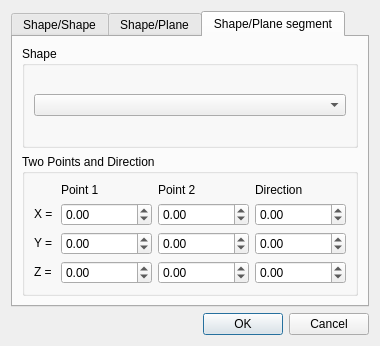
<?xml version="1.0" encoding="UTF-8"?>
<ui version="4.0">
 <class>TIGLCreatorShapeIntersectionDialog</class>
 <widget class="QDialog" name="TIGLCreatorShapeIntersectionDialog">
  <property name="geometry">
   <rect>
    <x>0</x>
    <y>0</y>
    <width>380</width>
    <height>346</height>
   </rect>
  </property>
  <property name="windowTitle">
   <string>Define intersection</string>
  </property>
  <layout class="QGridLayout" name="gridLayout_2">
   <item row="0" column="0">
    <widget class="QTabWidget" name="TabView">
     <property name="sizePolicy">
      <sizepolicy hsizetype="Preferred" vsizetype="Preferred">
       <horstretch>0</horstretch>
       <verstretch>0</verstretch>
      </sizepolicy>
     </property>
     <property name="currentIndex">
      <number>2</number>
     </property>
     <widget class="QWidget" name="tabSS">
      <attribute name="title">
       <string>Shape/Shape</string>
      </attribute>
      <layout class="QVBoxLayout" name="verticalLayout_4">
       <item>
        <widget class="QGroupBox" name="groupBox_3">
         <property name="title">
          <string>Shape1</string>
         </property>
         <layout class="QVBoxLayout" name="verticalLayout_5">
          <item>
           <widget class="QComboBox" name="shape1Combo"/>
          </item>
         </layout>
        </widget>
       </item>
       <item>
        <widget class="QGroupBox" name="groupBox_4">
         <property name="title">
          <string>Shape2</string>
         </property>
         <layout class="QVBoxLayout" name="verticalLayout_6">
          <item>
           <widget class="QComboBox" name="shape2Combo"/>
          </item>
         </layout>
        </widget>
       </item>
       <item>
        <spacer name="verticalSpacer">
         <property name="orientation">
          <enum>Qt::Vertical</enum>
         </property>
         <property name="sizeHint" stdset="0">
          <size>
           <width>20</width>
           <height>40</height>
          </size>
         </property>
        </spacer>
       </item>
      </layout>
     </widget>
     <widget class="QWidget" name="tabSP">
      <attribute name="title">
       <string>Shape/Plane</string>
      </attribute>
      <layout class="QVBoxLayout" name="verticalLayout_3">
       <item>
        <widget class="QGroupBox" name="groupBox_2">
         <property name="title">
          <string>Shape</string>
         </property>
         <layout class="QVBoxLayout" name="verticalLayout_2">
          <item>
           <widget class="QComboBox" name="shapeCombo"/>
          </item>
         </layout>
        </widget>
       </item>
       <item>
        <widget class="QGroupBox" name="groupBox">
         <property name="title">
          <string>Plane</string>
         </property>
         <layout class="QGridLayout" name="gridLayout">
          <item row="0" column="1">
           <widget class="QLabel" name="label_7">
            <property name="text">
             <string>Point</string>
            </property>
            <property name="alignment">
             <set>Qt::AlignCenter</set>
            </property>
           </widget>
          </item>
          <item row="0" column="2">
           <widget class="QLabel" name="label_8">
            <property name="text">
             <string>Normal</string>
            </property>
            <property name="alignment">
             <set>Qt::AlignCenter</set>
            </property>
           </widget>
          </item>
          <item row="1" column="0">
           <widget class="QLabel" name="label_4">
            <property name="sizePolicy">
             <sizepolicy hsizetype="Maximum" vsizetype="Maximum">
              <horstretch>0</horstretch>
              <verstretch>0</verstretch>
             </sizepolicy>
            </property>
            <property name="text">
             <string>X=</string>
            </property>
           </widget>
          </item>
          <item row="1" column="1">
           <widget class="QDoubleSpinBox" name="pxSB">
            <property name="minimum">
             <double>-99.000000000000000</double>
            </property>
           </widget>
          </item>
          <item row="1" column="2">
           <widget class="QDoubleSpinBox" name="nxSB">
            <property name="minimum">
             <double>-99.000000000000000</double>
            </property>
           </widget>
          </item>
          <item row="2" column="0">
           <widget class="QLabel" name="label_5">
            <property name="text">
             <string>Y=</string>
            </property>
           </widget>
          </item>
          <item row="2" column="1">
           <widget class="QDoubleSpinBox" name="pySB">
            <property name="minimum">
             <double>-99.000000000000000</double>
            </property>
           </widget>
          </item>
          <item row="2" column="2">
           <widget class="QDoubleSpinBox" name="nySB">
            <property name="minimum">
             <double>-99.000000000000000</double>
            </property>
           </widget>
          </item>
          <item row="3" column="0">
           <widget class="QLabel" name="label_6">
            <property name="text">
             <string>Z=</string>
            </property>
           </widget>
          </item>
          <item row="3" column="1">
           <widget class="QDoubleSpinBox" name="pzSB">
            <property name="minimum">
             <double>-99.000000000000000</double>
            </property>
           </widget>
          </item>
          <item row="3" column="2">
           <widget class="QDoubleSpinBox" name="nzSB">
            <property name="minimum">
             <double>-99.000000000000000</double>
            </property>
           </widget>
          </item>
         </layout>
        </widget>
       </item>
      </layout>
     </widget>
     <widget class="QWidget" name="tabSPS">
      <attribute name="title">
       <string>Shape/Plane segment</string>
      </attribute>
      <layout class="QVBoxLayout" name="verticalLayout_7">
       <item>
        <widget class="QGroupBox" name="groupBox_5">
         <property name="title">
          <string>Shape</string>
         </property>
         <layout class="QVBoxLayout" name="verticalLayout_8">
          <item>
           <widget class="QComboBox" name="shapeComboS"/>
          </item>
         </layout>
        </widget>
       </item>
       <item>
        <widget class="QGroupBox" name="groupBox_6">
         <property name="title">
          <string>Two Points and Direction</string>
         </property>
         <layout class="QGridLayout" name="gridLayout_3">
          <item row="0" column="4">
           <widget class="QLabel" name="label_3">
            <property name="text">
             <string>Direction</string>
            </property>
           </widget>
          </item>
          <item row="0" column="3">
           <widget class="QLabel" name="label">
            <property name="text">
             <string>Point 2</string>
            </property>
           </widget>
          </item>
          <item row="0" column="1">
           <widget class="QLabel" name="label_2">
            <property name="text">
             <string>Point 1</string>
            </property>
           </widget>
          </item>
          <item row="1" column="3">
           <widget class="QDoubleSpinBox" name="p2xSB">
            <property name="minimum">
             <double>-99.989999999999995</double>
            </property>
           </widget>
          </item>
          <item row="1" column="1">
           <widget class="QDoubleSpinBox" name="p1xSB">
            <property name="minimum">
             <double>-99.989999999999995</double>
            </property>
           </widget>
          </item>
          <item row="1" column="4">
           <widget class="QDoubleSpinBox" name="wxSB">
            <property name="minimum">
             <double>-99.989999999999995</double>
            </property>
           </widget>
          </item>
          <item row="2" column="1">
           <widget class="QDoubleSpinBox" name="p1ySB">
            <property name="minimum">
             <double>-99.989999999999995</double>
            </property>
           </widget>
          </item>
          <item row="2" column="3">
           <widget class="QDoubleSpinBox" name="p2ySB">
            <property name="minimum">
             <double>-99.989999999999995</double>
            </property>
           </widget>
          </item>
          <item row="2" column="0">
           <widget class="QLabel" name="label_10">
            <property name="sizePolicy">
             <sizepolicy hsizetype="Maximum" vsizetype="Maximum">
              <horstretch>0</horstretch>
              <verstretch>0</verstretch>
             </sizepolicy>
            </property>
            <property name="text">
             <string>Y =</string>
            </property>
           </widget>
          </item>
          <item row="2" column="4">
           <widget class="QDoubleSpinBox" name="wySB">
            <property name="minimum">
             <double>-99.989999999999995</double>
            </property>
           </widget>
          </item>
          <item row="1" column="0">
           <widget class="QLabel" name="label_9">
            <property name="sizePolicy">
             <sizepolicy hsizetype="Maximum" vsizetype="Maximum">
              <horstretch>0</horstretch>
              <verstretch>0</verstretch>
             </sizepolicy>
            </property>
            <property name="text">
             <string>X =</string>
            </property>
           </widget>
          </item>
          <item row="3" column="1">
           <widget class="QDoubleSpinBox" name="p1zSB">
            <property name="minimum">
             <double>-99.989999999999995</double>
            </property>
           </widget>
          </item>
          <item row="3" column="3">
           <widget class="QDoubleSpinBox" name="p2zSB">
            <property name="minimum">
             <double>-99.989999999999995</double>
            </property>
           </widget>
          </item>
          <item row="3" column="4">
           <widget class="QDoubleSpinBox" name="wzSB">
            <property name="minimum">
             <double>-99.989999999999995</double>
            </property>
           </widget>
          </item>
          <item row="3" column="0">
           <widget class="QLabel" name="label_11">
            <property name="sizePolicy">
             <sizepolicy hsizetype="Maximum" vsizetype="Maximum">
              <horstretch>0</horstretch>
              <verstretch>0</verstretch>
             </sizepolicy>
            </property>
            <property name="text">
             <string>Z = </string>
            </property>
           </widget>
          </item>
         </layout>
        </widget>
       </item>
      </layout>
     </widget>
    </widget>
   </item>
   <item row="1" column="0">
    <widget class="QDialogButtonBox" name="buttonBox">
     <property name="orientation">
      <enum>Qt::Horizontal</enum>
     </property>
     <property name="standardButtons">
      <set>QDialogButtonBox::Cancel|QDialogButtonBox::Ok</set>
     </property>
    </widget>
   </item>
  </layout>
 </widget>
 <tabstops>
  <tabstop>TabView</tabstop>
  <tabstop>shapeComboS</tabstop>
  <tabstop>p1xSB</tabstop>
  <tabstop>p1ySB</tabstop>
  <tabstop>p1zSB</tabstop>
  <tabstop>p2xSB</tabstop>
  <tabstop>p2ySB</tabstop>
  <tabstop>p2zSB</tabstop>
  <tabstop>wxSB</tabstop>
  <tabstop>wySB</tabstop>
  <tabstop>wzSB</tabstop>
  <tabstop>nzSB</tabstop>
  <tabstop>shapeCombo</tabstop>
  <tabstop>shape2Combo</tabstop>
  <tabstop>shape1Combo</tabstop>
  <tabstop>pxSB</tabstop>
  <tabstop>pySB</tabstop>
  <tabstop>pzSB</tabstop>
  <tabstop>nxSB</tabstop>
  <tabstop>nySB</tabstop>
 </tabstops>
 <resources/>
 <connections>
  <connection>
   <sender>buttonBox</sender>
   <signal>accepted()</signal>
   <receiver>TIGLCreatorShapeIntersectionDialog</receiver>
   <slot>accept()</slot>
   <hints>
    <hint type="sourcelabel">
     <x>248</x>
     <y>254</y>
    </hint>
    <hint type="destinationlabel">
     <x>157</x>
     <y>274</y>
    </hint>
   </hints>
  </connection>
  <connection>
   <sender>buttonBox</sender>
   <signal>rejected()</signal>
   <receiver>TIGLCreatorShapeIntersectionDialog</receiver>
   <slot>reject()</slot>
   <hints>
    <hint type="sourcelabel">
     <x>293</x>
     <y>265</y>
    </hint>
    <hint type="destinationlabel">
     <x>286</x>
     <y>274</y>
    </hint>
   </hints>
  </connection>
 </connections>
</ui>
